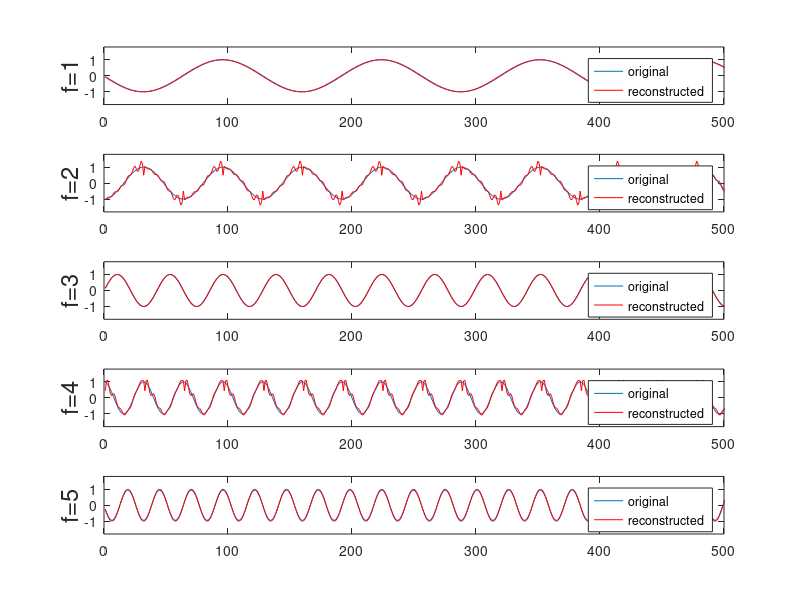
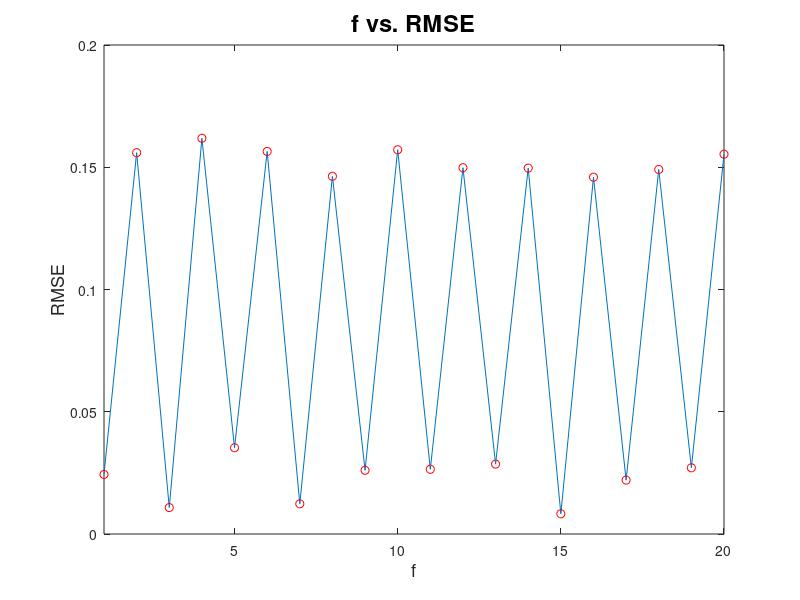

These charts were generated, in order, by the following MATLAB code:
%Program 11.1 Audio codec
%Problem 1

clear all; close all

n=32;                                 % length of window
nb=127;                               % number of windows; must be > 1
b=4; L=5;                             % quantization information
q=2*L/(2^b-1);                        % b bits on interval [-L, L]
for i=1:n                             % form the MDCT matrix
  for j=1:2*n
    M(i,j)= cos((i-1+1/2)*(j-1+1/2+n/2)*pi/n);
  end
end
M=sqrt(2/n)*M;
N=M';                                 % inverse MDCT

plotmax=5;
for i=1:plotmax   % hear the sound of the sample from f=1 to f=4
    
    
Fs=8192;f=i;                          % Fs=sampling rate, f is multiple of base freq.
x=cos((1:4096)*pi*64*f/4096);         % test signal
sound(x,Fs)                           % Matlab's sound command
figure(1); subplot(plotmax,1,i); plot(x(n+1:4096-n))
out=[];
for k=1:nb                            % loop over windows
  x0=x(1+(k-1)*n:2*n+(k-1)*n)';
  y0=M*x0;
  y1=round(y0/q);                     % transform components quantized
  y2=y1*q;                            %                and dequantized
  w(:,k)=N*y2;                        % invert the MDCT
  if(k>1)
      w2=w(n+1:2*n,k-1);w3=w(1:n,k);
      out=[out;(w2+w3)/2];            % collect the reconstructed signal
  end
end
hold on
plot(out,'r'); pause(1); legend('original','reconstructed'); axis([0 500 -1.8 1.8])
ylabel(sprintf('f=%d',i),'fontsize',17)
sound(out,Fs)                         % play the reconstruct
pause(1)
end

%--------------------------------------------------------------------------

for i=1:20   % plot RMSE
    
Fs=8192;f=i;                          % Fs=sampling rate, f is multiple of base freq.
x=cos((1:4096)*pi*64*f/4096);         % test signal
out=[];

for k=1:nb                            % loop over windows
  x0=x(1+(k-1)*n:2*n+(k-1)*n)';
  y0=M*x0;
  y1=round(y0/q);                     % transform components quantized
  y2=y1*q;                            %                and dequantized
  w(:,k)=N*y2;                        % invert the MDCT
  if(k>1)
      w2=w(n+1:2*n,k-1);w3=w(1:n,k);
      out=[out;(w2+w3)/2];            % collect the reconstructed signal
  end
end

[sizeout,~]=size(out);
rmse(i)=sqrt(sum((x(n+1:4096-n)-out').^2)/sizeout);

end

figure(2)
plot(rmse)
hold on
plot(rmse,'ro')
axis([1 20 0 .2])
xlabel('f','fontsize',13)
ylabel('RMSE','fontsize',13)
title('f vs. RMSE','fontsize',17)
